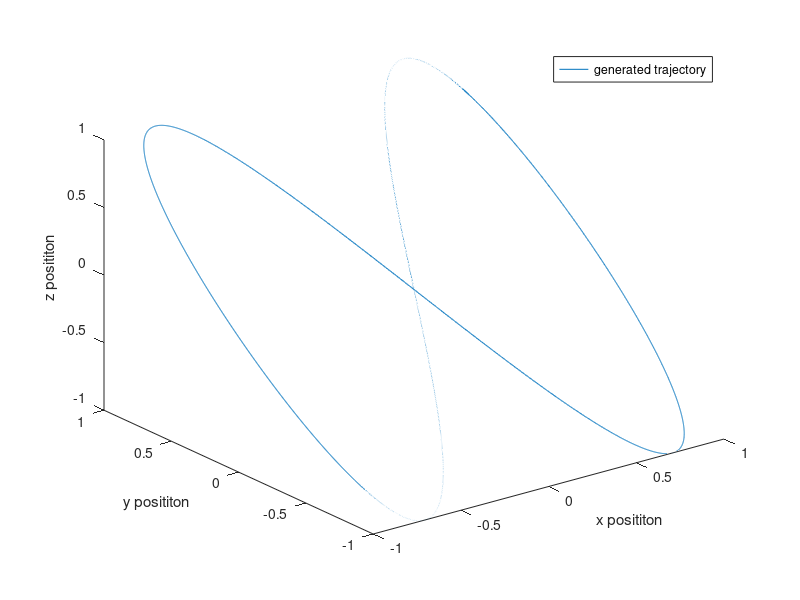

Source code (MATLAB): (Note: this script raises an error after producing the figure.)
%%
% generate a trajectory using cos and/or sin. Derive twice to get acceleration
% and give those value to the imu integrator to recompute the trajectory.
% Using trigonometry is ok : position won't go to infinity + loop.

%THIS IS PURE TRANLSATION
%rate of turn set to 0 (wx = wy= wz = 0) for all the trajectory.

%*****************************WORKING*********************
%%
close all;
clear all;

write_to_file_const = false;
write_to_file = false;

fe = 1000;
N = 10*1;
t = (0:1/fe:(N-1/fe)+1/fe);

x = sin(t);
y = sin(2*t);
z = sin(2*t);

p = [x; y; z];

figure('Name','3D position plot','NumberTitle','off');
plot3(x,y,z);
xlabel('x posititon');
ylabel('y posititon');
zlabel('z posititon');
legend('generated trajectory');

deg_to_rad = pi/180.0;
ax = -sin(t);
ay = -4*sin(2*t);
az = -4*sin(2*t);
a0 = [0; 0; 9.806];
wx(1,1:(N*fe)+1) = 0*deg_to_rad; %+1 to get the data at timestamp 10s in IMU + odom
wy(1,1:(N*fe)+1) = 0*deg_to_rad;
wz(1,1:(N*fe)+1) = 0*deg_to_rad;
u = [ax; ay; az; wx; wy; wz];

ox = 0*t;
oy = 0*t;
oz = 0*t;

o = [ox; oy; oz];

%% needed parameters

dt = 0.001;
di = [0; 0; 0; 1; 0; 0; 0; 1.0; 2.0; 2.0];
initial_condition = di;
di0 = [0; 0; 0; 1; 0; 0; 0; 0; 0; 0];

b0 = [0; 0; 0; 0; 0; 0]; %bias vector

n_ax = 0.04*randn(1,(N*fe));
n_ay = 0.04*randn(1,(N*fe));
n_az = 0.04*randn(1,(N*fe));
n_wx = 0.002*randn(1,(N*fe));
n_wy = 0.002*randn(1,(N*fe));
n_wz = 0.002*randn(1,(N*fe));
n0 = [0; 0; 0; 0; 0; 0]; %noise vector
n = [n_ax; n_ay; n_az; n_wx; n_wy; n_wz]; %noise vector

di_t = [];
di_t0 = di0;

%FORMULATION IS PQV
%UNIT QUATERNION IS [1 0 0 0]

for i=1:N*fe+1
    R0_1 = v2R(o(:,i));
    aR = inv(R0_1) * a0;
    %u(1:3,i) = u(1:3,i) + aR;
    u1(1:3,i) = inv(R0_1) * u(1:3,i) + aR;
    u1(4:6,i) = u(4:6,i);
    d = data2delta(b0, u1(:,i), n0, dt);
%% test imu_integrator

    di_out0 = imu_integrator(di, d, dt);
    di=di_out0;
    di_t = [di_t, di];
end

Dt = t(size(t,2))- t(1);
x_final = xPlusDelta(initial_condition, di_out0, Dt);

%% Plot Integrated position
figure('Name','Acceleration, Velocity and Position','NumberTitle','off');
subplot(3,3,1);
plot(t, ax(1,:));
hold on;
xlabel('time');
ylabel('Acceleration X');
subplot(3,3,4);
plot(t, ay(1,:));
xlabel('time');
ylabel('Acceleration Y');
subplot(3,3,7);
plot(t, az(1,:));
xlabel('time');
ylabel('Acceleration Z');

%figure('Name','velocity through time','NumberTitle','off');
subplot(3,3,2);
plot(t, di_t(8,:));
hold on;
xlabel('time');
ylabel('Velocity X');
subplot(3,3,5);
plot(t, di_t(9,:));
xlabel('time');
ylabel('Velocity Y');
subplot(3,3,8);
plot(t, di_t(10,:));
xlabel('time');
ylabel('Velocity Z');

%figure('Name','position through time','NumberTitle','off');
subplot(3,3,3);
plot(t, x(1,:));
xlabel('time');
ylabel('Position X');
hold on;
subplot(3,3,6);
plot(t, y(1,:));
xlabel('time');
ylabel('Position Y');
subplot(3,3,9);
plot(t, z(1,:));
xlabel('time');
ylabel('Position Z');

%% 3D plot
% figure('Name','3D position plot','NumberTitle','off');
% plot3(di_t(1,:),di_t(2,:),di_t(3,:));
% xlabel('x posititon');
% ylabel('y posititon');
% zlabel('z posititon');

% fileID = fopen('data_test_trig.txt','wt');
% data = [t',u'];
% for ii = 1:size(data,1)
%     fprintf(fileID,'%g\t',data(ii,:));
%     fprintf(fileID,'\n');
% end
% fclose(fileID);
% 
% figure('Name','2D position plot','NumberTitle','off');
% subplot(3,2,1)
% plot(x,y);
% xlabel('x posititon');
% ylabel('y posititon');
% subplot(3,2,2)
% plot(di_t(1,:),di_t(2,:));
% xlabel('x posititon integrated');
% ylabel('y posititon integrated');
% subplot(3,2,3)
% plot(x,z);
% xlabel('x posititon');
% ylabel('z posititon');
% subplot(3,2,4)
% plot(di_t(1,:),di_t(3,:));
% xlabel('x posititon integrated');
% ylabel('z posititon integrated');
% subplot(3,2,5)
% plot(y,z);
% xlabel('y posititon');
% ylabel('z posititon');
% subplot(3,2,6)
% plot(di_t(2,:),di_t(3,:));
% xlabel('y posititon integrated');
% ylabel('z posititon integrated');

figure('Name','error','NumberTitle','off')
subplot(3,1,1);
plot(t,x(1,:) - di_t(1,:));
xlabel('x error over time');
hold on;
subplot(3,1,2);
plot(t,y(1,:) - di_t(2,:));
xlabel('y error over time');
subplot(3,1,3);
plot(t,z(1,:) - di_t(3,:));
xlabel('z error over time');


%% all 3D plots in same figure :
figure('Name','compare trajectories','NumberTitle','off');
plot3(x(1,:),y(1,:),z(1,:), 'r');
hold on;
plot3(di_t(1,:),di_t(2,:),di_t(3,:), 'g');
xlabel('x posititon');
ylabel('y posititon');
zlabel('z posititon');
legend('real trajectory', 'integrated trajectory');


%% write data in file

if(write_to_file)
    fileID = fopen('data_pure_translation.txt','wt');
    data = [t',u'];
    for ii = 1:size(data,1)
        fprintf(fileID,'%g\t',data(ii,:));
        fprintf(fileID,'\n');
    end
    fclose(fileID);
    
    fileID_check = fopen('data_pure_translation_check.txt','wt');
    data = [t',x',y',z', o'];
    for ii = 1:size(data,1)
        fprintf(fileID_check,'%g\t',data(ii,:));
        fprintf(fileID_check,'\n');
    end
    fclose(fileID_check);
end


if(write_to_file_const)
    fileID = fopen('data_pure_translation.txt','wt');
    fprintf(fileID,'%g\t',initial_condition'); %initial condition is the first line of the file
    fprintf(fileID,'\n');
    data = [t',u1'];
    for ii = 1:size(data,1)
        fprintf(fileID,'%g\t',data(ii,:));
        fprintf(fileID,'\n');
    end
    fclose(fileID);
    
    fileID_check = fopen('odom_pure_translation.txt','wt');
    step = 5;
    step_up = step+1;
    t_odom = [];
    p_odom = [];
    o_odom = [];
    for iter = step_up:step:size(x,2)
        t_odom = [t_odom, t(:,iter)];
        p_odom = [p_odom, inv(v2R(o(:,iter) - o(:,iter - step))) * p(:,iter) - p(:,iter - step)];
        o_odom = [o_odom, o(:,iter) - o(:,iter - step)];
    end
    odom = [t_odom', p_odom',o_odom'];
    for ii = 1:size(odom,1)
        fprintf(fileID_check,'%g\t',odom(ii,:));
        fprintf(fileID_check,'\n');
    end
    fclose(fileID_check);
end